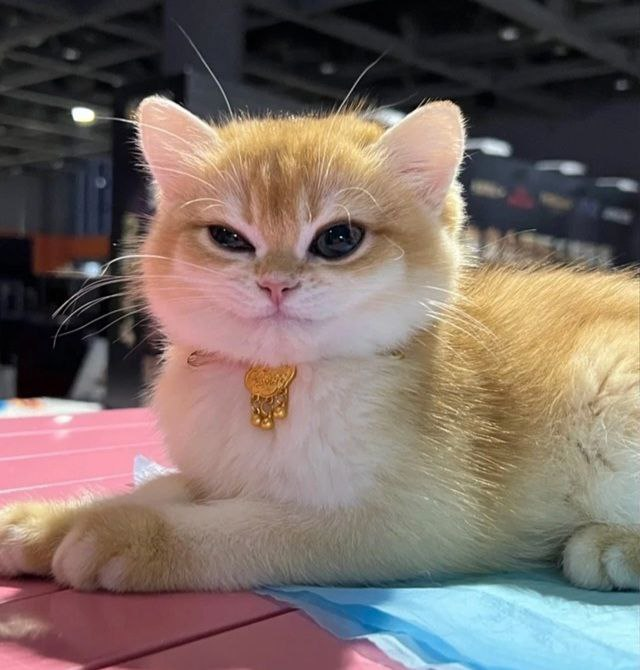
%> input picture lab-2/kot2.jpg, 640 x 670 px
$ octave lab2_scaling.m   (GNU Octave 9; MATLAB toolbox functions it lacks are replaced by stand-ins)
%> lines starting %> are read from the running program, lines starting %| are printed output that depends on the picture
cat=imread('kot2.jpg');
%> cat is the input picture: size 670x640x3 uint8; mean R, G, B 123.1, 109, 102.7
cat_gray=rgb2gray(cat);
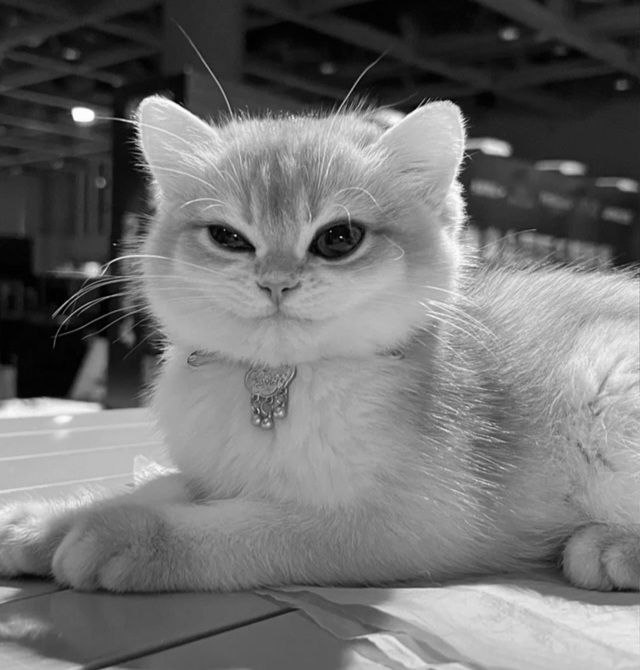
%> cat_gray: size 670x640 uint8; min 0, max 255, mean 112.5

a=2;
b=2;

T = [a 0 0;
     0 b 0;
     0 0 1];
tform = affine2d(T);
cat_scale_1= imwarp(cat, tform);
cat_gray_scale_1= imwarp(cat_gray, tform);

a=0.1;
b=0.1;

T = [a 0 0;
     0 b 0;
     0 0 1];
tform = affine2d(T);
cat_scale_2= imwarp(cat, tform);
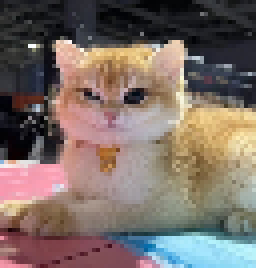
%> cat_scale_2: size 67x64x3 uint8 (shown 4 times larger); mean R, G, B 123.3, 109.1, 102.8
cat_gray_scale_2= imwarp(cat_gray, tform);
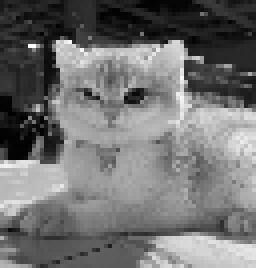
%> cat_gray_scale_2: size 67x64 uint8 (shown 4 times larger); min 1, max 252, mean 112.6

a=5;
b=2;

T = [a 0 0;
     0 b 0;
     0 0 1];
tform = affine2d(T);
cat_scale_3= imwarp(cat, tform);
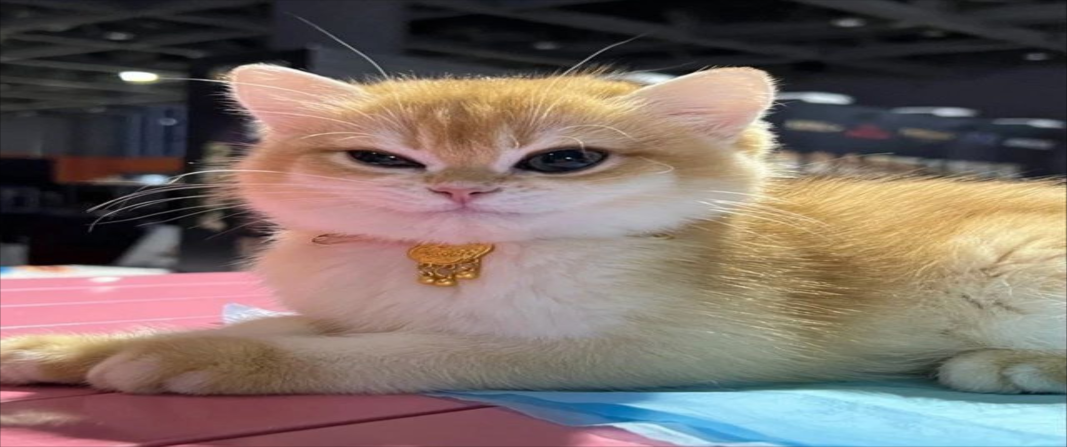
%> cat_scale_3: size 1340x3200x3 uint8 (shown at 1/3 size); mean R, G, B 123.1, 109, 102.7
cat_gray_scale_3= imwarp(cat_gray, tform);
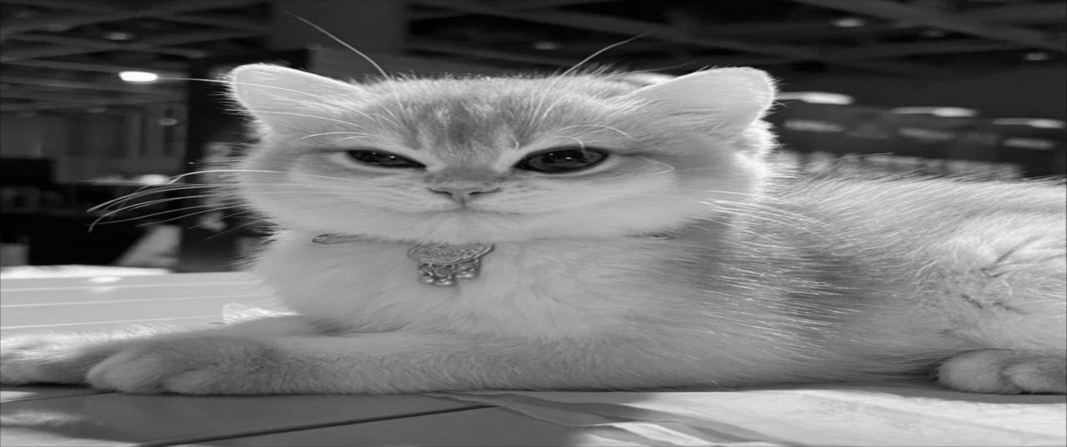
%> cat_gray_scale_3: size 1340x3200 uint8 (shown at 1/3 size); min 0, max 255, mean 112.5

a=0.1;
b=0.5;

T = [a 0 0;
     0 b 0;
     0 0 1];
tform = affine2d(T);
cat_scale_4= imwarp(cat, tform);
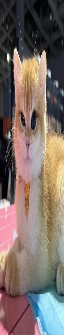
%> cat_scale_4: size 335x64x3 uint8; mean R, G, B 123.3, 109.1, 102.8
cat_gray_scale_4= imwarp(cat_gray, tform);
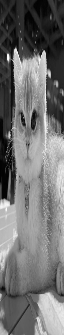
%> cat_gray_scale_4: size 335x64 uint8; min 1, max 253, mean 112.6

subplot(2, 5, 1);
imshow(cat);
title('Цветное оригинальное');

subplot(2, 5, 2);
imshow(cat_scale_1);
imwrite(cat_scale_1, 'kot2_scale_up.jpg');
title('Цветное масштаб. a>1 b>1 a=b');

subplot(2, 5, 3);
imshow(cat_scale_2);
title('Цветное масштаб. a<1 b<1 a=b');

subplot(2, 5, 4);
imshow(cat_scale_3);
title('Цветное масштаб. a>1 b>1 a=/=b');

subplot(2, 5, 5);
imshow(cat_scale_4);
title('Цветное масштаб. a<1 b<1 a=/=b');


subplot(2, 5, 6);
imshow(cat_gray);
imwrite(cat_gray, 'kot2_gray.jpg');
title('Серое оригинальное');

subplot(2, 5, 7);
imshow(cat_gray_scale_1);
imwrite(cat_gray_scale_1, 'kot2_gray_scale_up.jpg');
title('Серое масштаб. a>1 b>1 a=b');

subplot(2, 5, 8);
imshow(cat_gray_scale_2);
title('Серое масштаб. a<1 b<1 a=b');

subplot(2, 5, 9);
imshow(cat_gray_scale_3);
title('Серое масштаб. a>1 b>1 a=/=b');

subplot(2, 5, 10);
imshow(cat_gray_scale_4);
title('Серое масштаб. a<1 b<1 a=/=b');

$ run again, with lab-2/kot1.jpg copied over lab-2/kot2.jpg
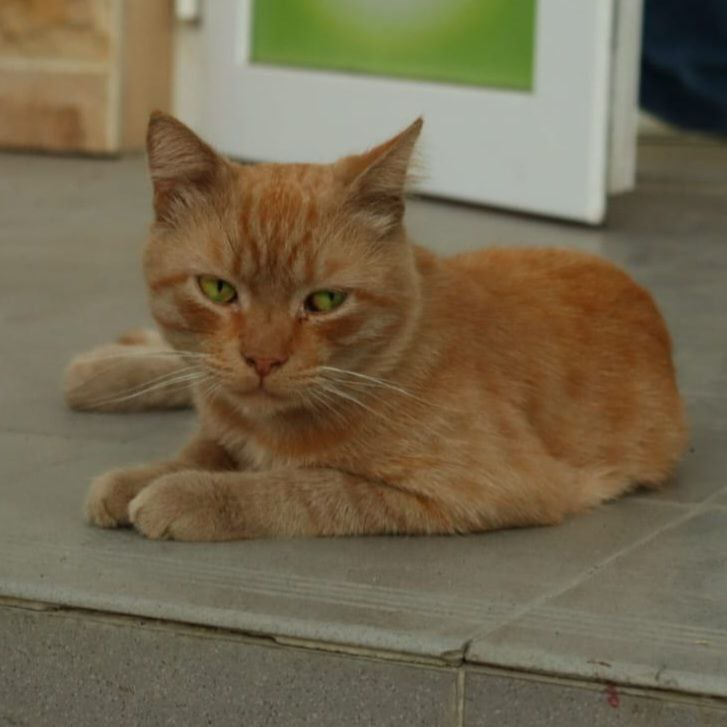
%> input picture lab-2/kot1.jpg, 727 x 727 px
%> cat is the input picture: size 727x727x3 uint8; mean R, G, B 116.1, 104.1, 78.7
%> `cat_scale_4= imwarp(cat, tform);`:
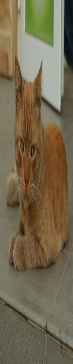
%> cat_scale_4: size 364x73x3 uint8; mean R, G, B 116, 104.1, 78.7
%> `cat_gray_scale_4= imwarp(cat_gray, tform);`:
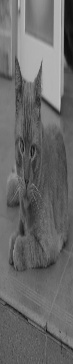
%> cat_gray_scale_4: size 364x73 uint8; min 11, max 193, mean 104.8
